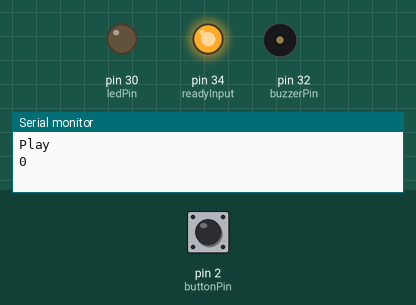
Bench run of a sketch on a simulated Arduino Mega 2560, built with avr-gcc and run on an emulated ATmega2560. On the bench: output pins drawn as LEDs (lit = HIGH), buzzer (waves = sounding), the last lines printed to the serial monitor. The test bench sets the inputs (shaded band); at power-on: pin 2 (buttonPin) HIGH. Random numbers use the default seed unless the sketch sets one.

Above: at 3.5 s.
3.6 s: pin 2 (buttonPin) pulled LOW for 0.15 s
At 5.6 s:
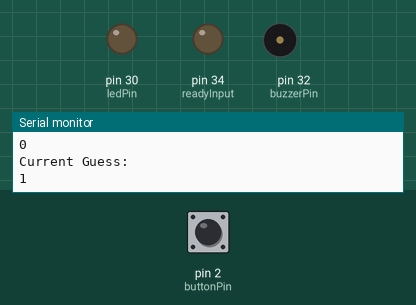
6.6 s: pin 2 (buttonPin) pulled LOW for 3.2 s
At 10.2 s:
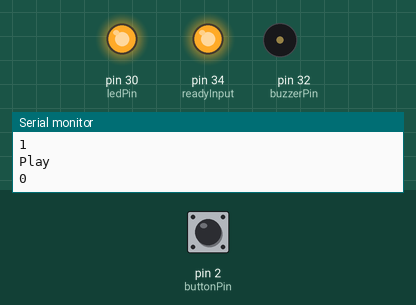
11.3 s: pin 2 (buttonPin) pulled LOW for 1 s
At 12.52 s:
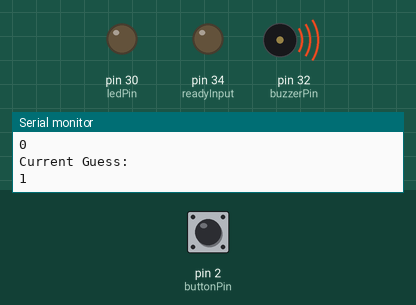
Timing chart, 0 to 18.8 s (numbered marks = the images above; inputs shaded):
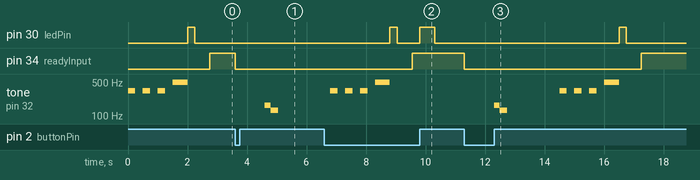

The sketch:

ArduinoMemory.ino
```cpp
// Storage of the sequence
const int maxRounds = 7; // Maximum rounds
int currentLength = 0;
int sequence[maxRounds+1];

int currentGuess = 0;
int guess[maxRounds+1];

#define MODE_SHOWING_SEQUENCE 0
#define MODE_ACQUIRE_INPUT 1
#define MODE_CALCULATE_RESULT 2
#define MODE_RESET 3
#define MODE_WON 4
int mode;  // The current state of the state machine

int shortDelay = 250;  // These values define how fast the red LED should flash
int longDelay = 1000;

int ledPin = 30;
int buzzerPin = 32;
int readyInput = 34;
int buttonPin = 2;  // Pins in the 30 range are OUTPUT only but the button requires INPUT

#define LONG_PRESS_LENGTH 500

#define NOTE_C4  262
#define NOTE_G4  392
#define NOTE_B4  494
#define NOTE_E4  330
#define NOTE_C5  523
#define NOTE_E3  165
#define NOTE_C3  131

// Music for start of game
void playStart() {
  int toneLength = 500;
  tone(buzzerPin, NOTE_E4, 1000/4);
  delay(toneLength);
  tone(buzzerPin, NOTE_E4, 1000/4);
  delay(toneLength);
  tone(buzzerPin, NOTE_E4, 1000/4);
  delay(toneLength);
  tone(buzzerPin, NOTE_B4, 1000/2);
  delay(toneLength);
}

// Music for losing the game
void playFail() {
  tone(buzzerPin, NOTE_E3, 1000/4);
  delay(200);
  tone(buzzerPin, NOTE_C3, 1000/4);
}

// Sound effect confirming success
void playSuccess() {
  tone(buzzerPin, NOTE_C4, 1000/4);
  delay(100);
  tone(buzzerPin, NOTE_E4, 1000/4);
  delay(100);
  tone(buzzerPin, NOTE_G4, 1000/4);
  delay(100);
  tone(buzzerPin, NOTE_C5, 1000/4);
}

// Music for winning the game
void playWon() {
  for (int i=0; i<3; i++) {
    tone(buzzerPin, NOTE_C4, 1000/4);
    delay(100);
    tone(buzzerPin, NOTE_E4, 1000/4);
    delay(100);
    tone(buzzerPin, NOTE_C4, 1000/4);
    delay(100);
    tone(buzzerPin, NOTE_C5, 1000/4);
  }
}

// Checks if the user guessed the proper sequence
bool compare() {
  for ( int i = 0; i < currentLength; i++ ) {
    if (guess[i] != sequence[i]) {
      return false;
    }
  }
  return true;
}

// Add a random item to the sequence, thereby extending it by 1 in length
// 0 = short, 1 = long
void createSequence() {
  sequence[currentLength] = random(0,2);
}

// Play the sequence to be guessed
void showSequence() {
  Serial.println("Play");
  for (int i = 0; i < currentLength; i++ ) {
    Serial.print(sequence[i]);
    digitalWrite(ledPin, HIGH);
    if ( sequence[i] == 0 ) {
      delay(shortDelay);
    } else {  // Long
      delay(longDelay);
    }
    digitalWrite(ledPin, LOW);
    delay(500);
  }
  Serial.println();
}

unsigned long timeButton = 0;

// Reset the state of the game to its starting position
void reset() {
  currentLength = 0;
  createSequence();
  currentLength = 1;

  playStart();
}

// Initialization on first run
void setup() {
  Serial.begin(9600);

  pinMode(ledPin, OUTPUT);
  pinMode(buzzerPin, OUTPUT);
  pinMode(readyInput, OUTPUT);
  pinMode(buttonPin, INPUT_PULLUP);

  randomSeed(analogRead(0));  // Initialize the random generator

  mode = MODE_RESET; // Initialise the state machine to (re)set the game to its starting position
}

bool isPressed;
bool isLong = false;

void loop() {
  // Should we reset the game? Happens on first startup, when losing the game or winning the game
  if ( mode == MODE_RESET) {
    reset();
    mode = MODE_SHOWING_SEQUENCE; // After reset, immediately show the generated sequence
  }

  // We should extend the sequence and display it to the user
  if ( mode == MODE_SHOWING_SEQUENCE) {
    digitalWrite(readyInput, LOW);
    createSequence();
    showSequence();

    // Set mode to user input
    currentGuess = 0;
    digitalWrite(readyInput, HIGH);
    mode = MODE_ACQUIRE_INPUT;
  }

  // User input handler
  if ( mode == MODE_ACQUIRE_INPUT ) {
    int state = digitalRead(buttonPin); // Get the state of the button

    if (state == LOW) { // If the button is depressed, turn off the red led
      digitalWrite(ledPin, LOW);
      if (!isPressed) { // If the buttons was not pressed down earlier, then only
        timeButton = millis();  // record last time the button was not pressed
      } else {  // The buttonn was depressed after being pressed
        if ( isLong ) { // Did we register a long press?
          guess[currentGuess] = 1;
        } else {
          guess[currentGuess] = 0;
        }
        currentGuess += 1;

        // Log the guess to serial (debugging code)
        Serial.println("Current Guess:");
        for ( int i = 0; i < currentGuess; i++ ) {
          Serial.print(guess[i]);
        }
        Serial.println();

        // If the user guessed all items in sequence, switch to checking the result of the input
        if (currentGuess == currentLength) {
          mode = MODE_CALCULATE_RESULT;
        }
        isPressed = false;
        isLong = false;
      }
    } else {
      // The button is depressed
      isPressed = true;

      long result = millis()-timeButton;  // The button was pressed this long

      // Register as long press if it was pressed longer than 500ms pressed
      if (result > LONG_PRESS_LENGTH) {
       isLong = true;
       digitalWrite(ledPin, LOW);
      } else {
        digitalWrite(ledPin, HIGH);
      }
    }
  }

  if ( mode == MODE_CALCULATE_RESULT) {  // Check if we should advance to next level or end the game due to win or loss
    digitalWrite(readyInput, LOW);
    delay(1000);
    if (!compare()) {  // User guessed incorrectly
      playFail();
      delay(1000);
      mode = MODE_RESET;
    } else {
      playSuccess();
    }
    delay(1000);
    if ( mode != MODE_RESET) { // If the user did not fail before the last round
      if ( currentLength == maxRounds ) {  // Check if we just did the last round
        mode = MODE_WON;  // Game is over and won
      } else {
        mode = MODE_SHOWING_SEQUENCE;  // Continue gaming with the next round!
        currentLength += 1;
      }
    }
  }

  // The user won, so play glorious music and start over
  if ( mode == MODE_WON ) {
    playWon();
    delay(1000);
    mode = MODE_RESET;
  }
}
```

Measured:
- after the input at 3.6 s, pin 34 (readyInput): HIGH → LOW at once; tone on pin 32 (buzzerPin): silent → 165 Hz after 1.0 s, → 131 Hz 0.20 s later, → silent 0.25 s later
- after the input at 11.3 s, pin 30 (ledPin): LOW → HIGH after 5.2 s, → LOW 0.25 s later; pin 34 (readyInput): HIGH → LOW at once, → HIGH 6.0 s later; tone on pin 32 (buzzerPin): plays 165 Hz for 0.20 s, 131 Hz for 0.25 s, 330 Hz for 0.25 s, 330 Hz for 0.25 s, 330 Hz for 0.25 s, 494 Hz for 0.50 s, starting after 1.0 s
- by itself, tone on pin 32 (buzzerPin): plays 330 Hz for 0.25 s, 330 Hz for 0.25 s, 330 Hz for 0.25 s, 494 Hz for 0.50 s
